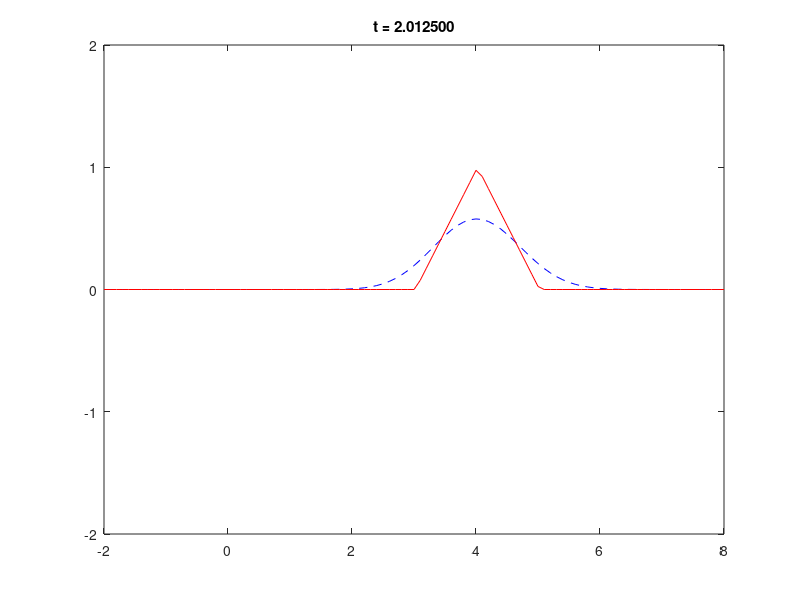
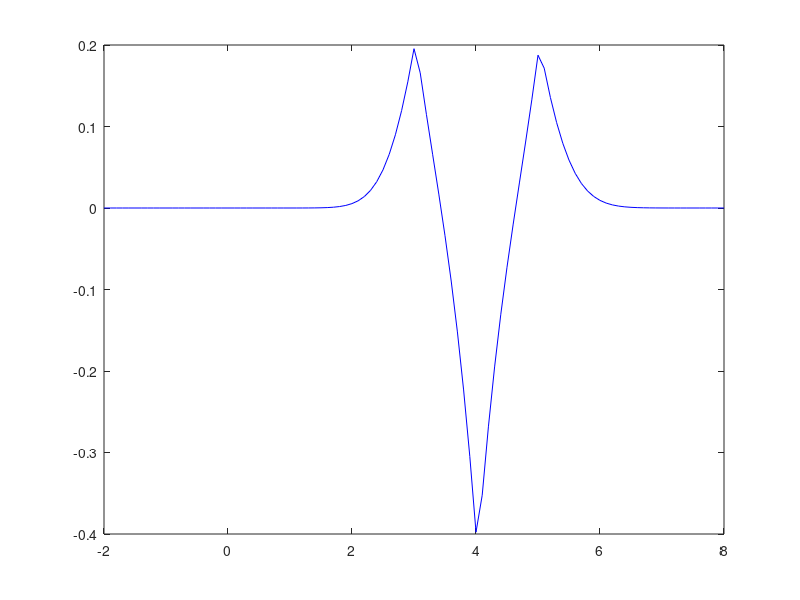

Here is the MATLAB script that generated these plots, in order:
%%%%%%%%%%%%%%%%%%%%%%%%%%%%%%%%%%%%%%%%%%%%%%%%%%%%%%%%%%%%%%%%%%%%%%%%%%%%%
%
% This MATLAB script computes the solution of the 1d advection equation
%
%    u_t + a u_x = 0
%
% on the domain -\infty < x < \infty with initial conditions
% 
%    u(x) = 0      for x <= -1 
%    u(x) = (x+1)  for -1 < x <= 0
%    u(x) = -(x-1) for 0 < x <= 1
%    u(x) = 0      for x >= 1
%
% using forward Euler time integration with a first-order upwind spatial 
% discretization and a suboptimal time step.  For computational purposes, 
% the domain is truncated to -2 < x < 8 and the boundary conditions are 
% taken to be u(-2) = 0 and u(8) = 0. 
% 
% Kevin T. Chu
% 2007 September
% 
%%%%%%%%%%%%%%%%%%%%%%%%%%%%%%%%%%%%%%%%%%%%%%%%%%%%%%%%%%%%%%%%%%%%%%%%%%%%%

clear 
format long
format compact

% PDE parameters
a = 2;

% time integration parameters
t_init  = 0.0;
t_final = 2;

% number of grid cells to use in computation 
% NOTE: number of grid points is N = (N_cell+1)
N_cell = 100;

% construct grid
N = N_cell+1;
dx = 10/N_cell;
x = -2:dx:8;  x = x';   

% set dt
dt = 0.25*dx/a;

% construct upwind first-derivative operator (with boundary conditions)
G = (diag(ones(N,1),0) - diag(ones(N-1,1),-1))/dx;
G(1,1) = 0; G(1,2) = 0;    % no need to compute gradient at boundary 
G(N,N) = 0; G(N,N-1) = 0;  % no need to compute gradient at boundary 

% set initial data
u_init = zeros(size(x));
idx = find(x <= 0 & x > -1);
u_init(idx) = x(idx)+1;
idx = find(x <= 1 & x > 0);
u_init(idx) = -(x(idx)-1);


% first-order upwind (Optimal Time Step)
t = t_init;
u = u_init;
while (t < t_final)

  % compute exact solution
  u_exact = zeros(size(x));
  idx = find((x-a*t) <= 0 & (x-a*t) > -1);
  u_exact(idx) = x(idx)-a*t+1;
  idx = find((x-a*t) <= 1 & (x-a*t) > 0);
  u_exact(idx) = -(x(idx)-a*t-1);

  % plot solution
  figure(1); clf;
  plot(x,u,'b--');
  hold on;
  plot(x,u_exact,'r');
  axis([-2 8 -2 2]);
  title_string = sprintf('t = %f',t);
  title(title_string);
  drawnow

  % impose boundary conditions
  u(1) = 0;
  u(N) = 0;

  % update solution
  u = u - a*dt*(G*u);

  % update time
  t = t + dt;

end

% compute exact solution
u_exact = zeros(size(x));
idx = find((x-a*t) <= 0 & (x-a*t) > -1);
u_exact(idx) = x(idx)-a*t+1;
idx = find((x-a*t) <= 1 & (x-a*t) > 0);
u_exact(idx) = -(x(idx)-a*t-1);

% plot final result
figure(1); clf;
plot(x,u,'b--');
hold on;
plot(x,u_exact,'r');
axis([-2 8 -2 2]);
title_string = sprintf('t = %f',t);
title(title_string);

% compute error
err = u-u_exact;
err_L1_upwind1_ots = sum(abs(err))*dx
err_L_inf_upwind1_ots = max((err))

% plot error
figure(2); clf;
plot(x,err,'b-');  


